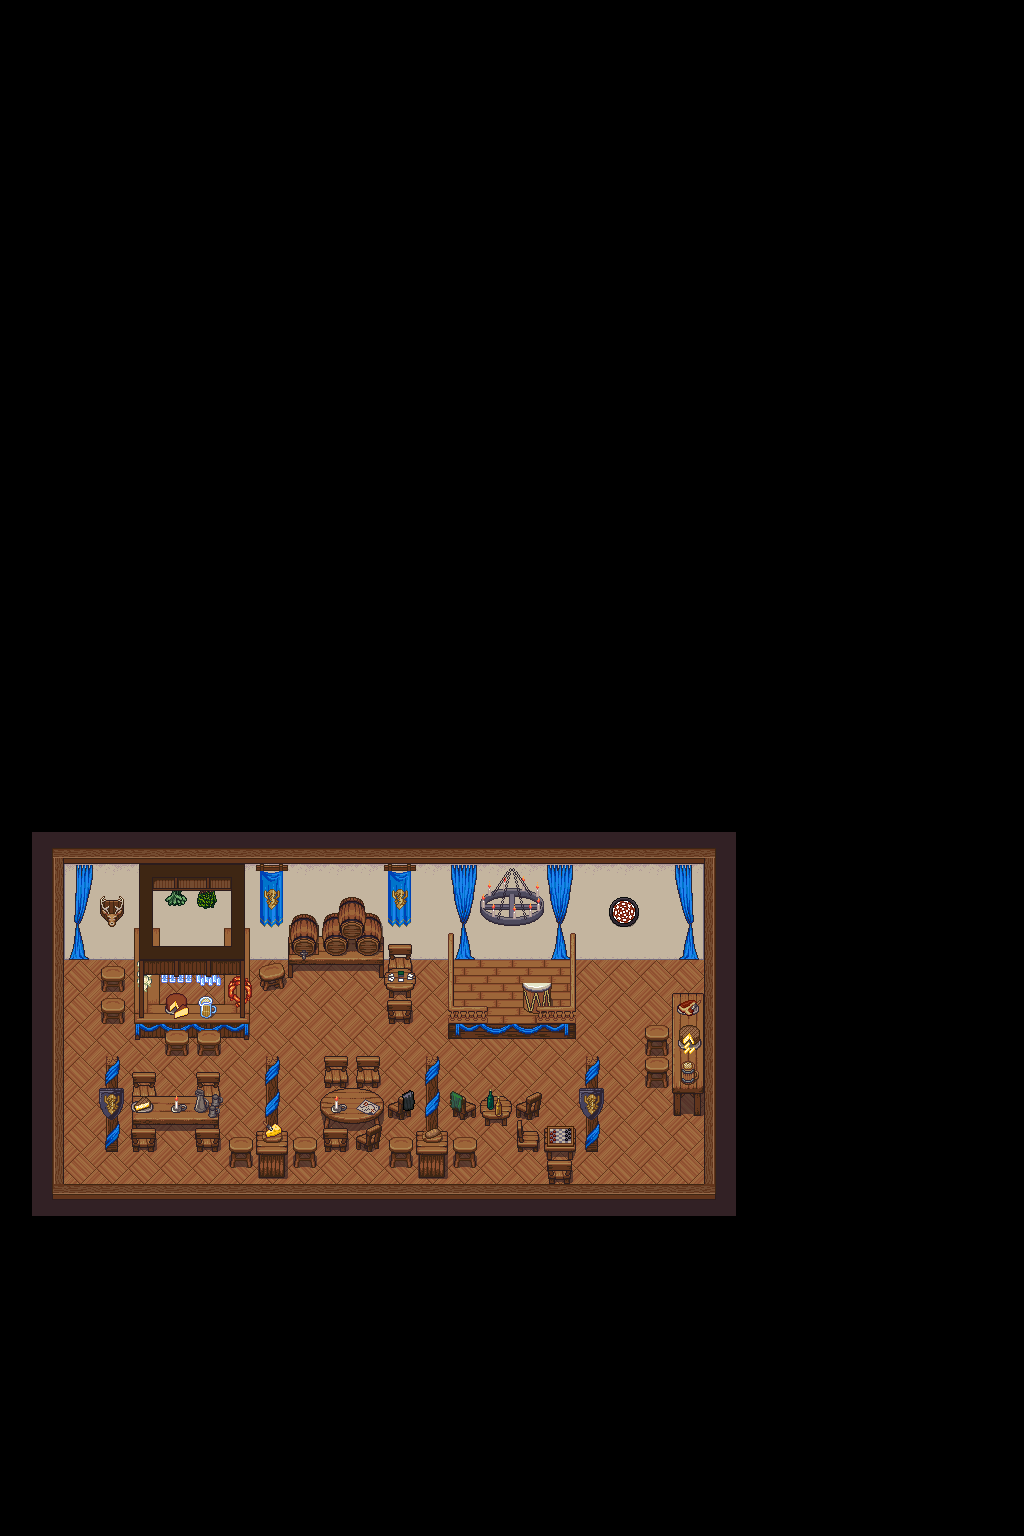

This is a level from a 2D game, rendered from its Tiled map with the project's own tilesets. A one-line summary and the map file follow, with tile-layer data summarised:
An orthogonal 32x48 tile map with 32x32 px tiles, 6 tile layers (Floor, Tile Layer 1, Tile Layer 2, Tile Layer 3, ...), 9 tilesets and 19 objects (big_entrance, exit_big_tavern, alchimiste).

<map version="1.10" tiledversion="1.11.2" orientation="orthogonal" renderorder="right-down" width="32" height="48" tilewidth="32" tileheight="32" infinite="0" nextlayerid="21" nextobjectid="33">
 <tileset firstgid="1" source="floors.tsx" />
 <tileset firstgid="2049" source="walls.tsx" />
 <tileset firstgid="8193" name="flute" tilewidth="64" tileheight="64" tilecount="273" columns="13">
  <image source="flautist.png" trans="ff00ff" width="832" height="1344" />
  <tile id="81">
   <animation>
    <frame tileid="81" duration="200" />
    <frame tileid="82" duration="100" />
    <frame tileid="83" duration="200" />
    <frame tileid="82" duration="100" />
   </animation>
  </tile>
 </tileset>
 <tileset firstgid="8466" name="lute" tilewidth="64" tileheight="64" tilecount="273" columns="13">
  <image source="lutist.png" trans="ff00ff" width="832" height="1344" />
  <tile id="183">
   <animation>
    <frame tileid="183" duration="100" />
    <frame tileid="184" duration="100" />
    <frame tileid="185" duration="100" />
    <frame tileid="186" duration="100" />
    <frame tileid="185" duration="100" />
    <frame tileid="183" duration="100" />
    <frame tileid="184" duration="100" />
    <frame tileid="185" duration="100" />
    <frame tileid="186" duration="100" />
    <frame tileid="187" duration="100" />
    <frame tileid="186" duration="100" />
   </animation>
  </tile>
  <tile id="185">
   <animation>
    <frame tileid="185" duration="200" />
    <frame tileid="184" duration="200" />
    <frame tileid="183" duration="200" />
    <frame tileid="183" duration="200" />
    <frame tileid="184" duration="200" />
    <frame tileid="185" duration="200" />
    <frame tileid="186" duration="200" />
   </animation>
  </tile>
 </tileset>
 <tileset firstgid="8739" name="drumstick" tilewidth="64" tileheight="64" tilecount="273" columns="13">
  <image source="drummer.png" trans="ff00ff" width="832" height="1344" />
  <tile id="186">
   <animation>
    <frame tileid="186" duration="200" />
    <frame tileid="185" duration="50" />
    <frame tileid="183" duration="100" />
    <frame tileid="182" duration="150" />
   </animation>
  </tile>
  <tile id="187">
   <animation>
    <frame tileid="187" duration="100" />
    <frame tileid="185" duration="100" />
    <frame tileid="183" duration="50" />
    <frame tileid="184" duration="100" />
    <frame tileid="186" duration="100" />
   </animation>
  </tile>
 </tileset>
 <tileset firstgid="9012" name="tavern-deco" tilewidth="32" tileheight="32" tilecount="896" columns="16">
  <image source="../tavern-deco.png" trans="ff00ff" width="512" height="1792" />
  <tile id="128">
   <animation>
    <frame tileid="128" duration="100" />
    <frame tileid="130" duration="100" />
    <frame tileid="132" duration="100" />
    <frame tileid="130" duration="100" />
   </animation>
  </tile>
  <tile id="129">
   <animation>
    <frame tileid="129" duration="100" />
    <frame tileid="131" duration="100" />
    <frame tileid="133" duration="100" />
    <frame tileid="131" duration="100" />
   </animation>
  </tile>
  <tile id="146">
   <animation>
    <frame tileid="146" duration="100" />
    <frame tileid="148" duration="100" />
    <frame tileid="150" duration="100" />
   </animation>
  </tile>
  <tile id="147">
   <animation>
    <frame tileid="147" duration="100" />
    <frame tileid="149" duration="100" />
    <frame tileid="151" duration="100" />
   </animation>
  </tile>
  <tile id="162">
   <animation>
    <frame tileid="162" duration="100" />
    <frame tileid="164" duration="100" />
    <frame tileid="166" duration="100" />
   </animation>
  </tile>
  <tile id="163">
   <animation>
    <frame tileid="163" duration="100" />
    <frame tileid="165" duration="100" />
    <frame tileid="167" duration="100" />
   </animation>
  </tile>
  <tile id="177">
   <animation>
    <frame tileid="177" duration="100" />
    <frame tileid="178" duration="100" />
    <frame tileid="179" duration="100" />
   </animation>
  </tile>
  <tile id="181">
   <animation>
    <frame tileid="181" duration="100" />
    <frame tileid="182" duration="100" />
    <frame tileid="183" duration="100" />
   </animation>
  </tile>
  <tile id="185">
   <animation>
    <frame tileid="185" duration="100" />
    <frame tileid="186" duration="100" />
    <frame tileid="187" duration="100" />
   </animation>
  </tile>
  <tile id="189">
   <animation>
    <frame tileid="189" duration="100" />
    <frame tileid="190" duration="100" />
    <frame tileid="191" duration="100" />
   </animation>
  </tile>
  <tile id="193">
   <animation>
    <frame tileid="193" duration="100" />
    <frame tileid="194" duration="100" />
    <frame tileid="195" duration="100" />
   </animation>
  </tile>
  <tile id="197">
   <animation>
    <frame tileid="197" duration="100" />
    <frame tileid="198" duration="100" />
    <frame tileid="199" duration="100" />
   </animation>
  </tile>
  <tile id="201">
   <animation>
    <frame tileid="201" duration="100" />
    <frame tileid="202" duration="100" />
    <frame tileid="203" duration="100" />
   </animation>
  </tile>
  <tile id="205">
   <animation>
    <frame tileid="205" duration="100" />
    <frame tileid="206" duration="100" />
    <frame tileid="207" duration="100" />
   </animation>
  </tile>
  <tile id="209">
   <animation>
    <frame tileid="209" duration="100" />
    <frame tileid="210" duration="100" />
    <frame tileid="211" duration="100" />
   </animation>
  </tile>
  <tile id="213">
   <animation>
    <frame tileid="213" duration="100" />
    <frame tileid="214" duration="100" />
    <frame tileid="215" duration="100" />
   </animation>
  </tile>
  <tile id="217">
   <animation>
    <frame tileid="217" duration="100" />
    <frame tileid="218" duration="100" />
    <frame tileid="219" duration="100" />
   </animation>
  </tile>
  <tile id="221">
   <animation>
    <frame tileid="221" duration="100" />
    <frame tileid="222" duration="100" />
    <frame tileid="223" duration="100" />
   </animation>
  </tile>
  <tile id="229">
   <animation>
    <frame tileid="229" duration="100" />
    <frame tileid="230" duration="100" />
    <frame tileid="231" duration="100" />
   </animation>
  </tile>
  <tile id="237">
   <animation>
    <frame tileid="237" duration="100" />
    <frame tileid="238" duration="100" />
    <frame tileid="239" duration="100" />
   </animation>
  </tile>
  <tile id="646">
   <animation>
    <frame tileid="646" duration="100" />
    <frame tileid="648" duration="100" />
    <frame tileid="650" duration="100" />
   </animation>
  </tile>
  <tile id="647">
   <animation>
    <frame tileid="647" duration="100" />
    <frame tileid="649" duration="100" />
    <frame tileid="651" duration="100" />
   </animation>
  </tile>
  <tile id="662">
   <animation>
    <frame tileid="662" duration="100" />
    <frame tileid="664" duration="100" />
    <frame tileid="666" duration="100" />
   </animation>
  </tile>
  <tile id="663">
   <animation>
    <frame tileid="663" duration="100" />
    <frame tileid="665" duration="100" />
    <frame tileid="667" duration="100" />
   </animation>
  </tile>
  <tile id="726">
   <animation>
    <frame tileid="726" duration="100" />
    <frame tileid="728" duration="100" />
    <frame tileid="730" duration="100" />
    <frame tileid="728" duration="100" />
   </animation>
  </tile>
  <tile id="727">
   <animation>
    <frame tileid="727" duration="100" />
    <frame tileid="729" duration="100" />
    <frame tileid="731" duration="100" />
    <frame tileid="729" duration="100" />
   </animation>
  </tile>
  <tile id="728">
   <animation>
    <frame tileid="728" duration="100" />
    <frame tileid="730" duration="100" />
    <frame tileid="728" duration="100" />
    <frame tileid="726" duration="100" />
   </animation>
  </tile>
  <tile id="729">
   <animation>
    <frame tileid="729" duration="100" />
    <frame tileid="731" duration="100" />
    <frame tileid="729" duration="100" />
    <frame tileid="727" duration="100" />
   </animation>
  </tile>
 </tileset>
 <tileset firstgid="9908" name="tavern-furniture" tilewidth="32" tileheight="32" tilecount="1024" columns="32">
  <image source="../tavern-furniture.png" trans="ff00ff" width="1024" height="1024" />
 </tileset>
 <tileset firstgid="10932" name="tavern-cooking" tilewidth="32" tileheight="32" tilecount="256" columns="16">
  <image source="../tavern-cooking.png" trans="ff00ff" width="512" height="512" />
  <tile id="82">
   <animation>
    <frame tileid="82" duration="100" />
    <frame tileid="83" duration="100" />
    <frame tileid="84" duration="100" />
    <frame tileid="85" duration="100" />
   </animation>
  </tile>
  <tile id="112">
   <animation>
    <frame tileid="112" duration="100" />
    <frame tileid="113" duration="100" />
    <frame tileid="114" duration="100" />
    <frame tileid="115" duration="100" />
    <frame tileid="116" duration="100" />
    <frame tileid="117" duration="100" />
   </animation>
  </tile>
  <tile id="128">
   <animation>
    <frame tileid="128" duration="100" />
    <frame tileid="129" duration="100" />
    <frame tileid="130" duration="100" />
    <frame tileid="131" duration="100" />
    <frame tileid="132" duration="100" />
    <frame tileid="133" duration="100" />
   </animation>
  </tile>
  <tile id="216">
   <animation>
    <frame tileid="216" duration="100" />
    <frame tileid="218" duration="100" />
    <frame tileid="220" duration="100" />
    <frame tileid="222" duration="100" />
   </animation>
  </tile>
  <tile id="217">
   <animation>
    <frame tileid="217" duration="100" />
    <frame tileid="219" duration="100" />
    <frame tileid="221" duration="100" />
    <frame tileid="223" duration="100" />
   </animation>
  </tile>
  <tile id="240">
   <animation>
    <frame tileid="240" duration="100" />
    <frame tileid="242" duration="100" />
    <frame tileid="244" duration="100" />
    <frame tileid="246" duration="100" />
   </animation>
  </tile>
  <tile id="241">
   <animation>
    <frame tileid="241" duration="100" />
    <frame tileid="243" duration="100" />
    <frame tileid="245" duration="100" />
    <frame tileid="247" duration="100" />
   </animation>
  </tile>
 </tileset>
 <tileset firstgid="11188" name="container" tilewidth="32" tileheight="32" tilecount="1024" columns="16">
  <image source="container2.png" trans="ff00ff" width="512" height="2048" />
 </tileset>
 <layer id="3" name="Floor" width="32" height="48">
  <data>[1536 cells, 264 non-empty, 18 distinct tile ids]</data>
 </layer>
 <layer id="1" name="Tile Layer 1" width="32" height="48">
  <data>[1536 cells, 53 non-empty, 30 distinct tile ids]</data>
 </layer>
 <layer id="2" name="Tile Layer 2" width="32" height="48">
  <data>[1536 cells, 51 non-empty, 36 distinct tile ids]</data>
 </layer>
 <layer id="7" name="Tile Layer 3" width="32" height="48">
  <data>[1536 cells, 58 non-empty, 41 distinct tile ids]</data>
 </layer>
 <objectgroup id="12" name="Object Layer 1">
  <object id="13" gid="8274" x="480" y="1024" width="64" height="64" />
  <object id="14" gid="8651" x="448" y="992" width="64" height="64" />
  <object id="15" gid="8925" x="512" y="992" width="64" height="64" />
 </objectgroup>
 <layer id="6" name="Tile Layer 4" width="32" height="48">
  <data>[1536 cells, 9 non-empty, 6 distinct tile ids]</data>
 </layer>
 <layer id="4" name="Ceiling" width="32" height="48">
  <data>[1536 cells, 94 non-empty, 28 distinct tile ids]</data>
 </layer>
 <objectgroup id="17" name="Collision">
  <object id="16" x="137.333" y="1103.33" width="76.6667" height="15.3333" />
  <object id="17" x="148.667" y="946" width="90.6667" height="68" />
  <object id="18" x="461.333" y="960.667" width="105.333" height="55.3333" />
  <object id="19" x="296.667" y="936.667" width="78.6667" height="27.3333" />
  <object id="20" x="325.333" y="1090.67" width="52" height="30.6667" />
  <object id="21" x="673.333" y="997.333" width="32" height="85.3333" />
  <object id="22" x="546.667" y="1130.67" width="24" height="32" />
  <object id="23" x="419.333" y="1135.33" width="23.3333" height="18" />
  <object id="25" x="64" y="862" width="640.667" height="82.6667" />
  <object id="26" x="706" y="861.333" width="14.6667" height="332.667" />
  <object id="27" x="51.3333" y="1183.33" width="654.667" height="18.6667" />
  <object id="28" x="29.3333" y="860.667" width="33.3333" height="322.667" />
  <object id="32" x="677.333" y="1082.67" width="25.3333" height="46" />
 </objectgroup>
 <objectgroup id="18" name="Spawn">
  <object id="29" name="big_entrance" x="77.3333" y="1067.33" />
 </objectgroup>
 <objectgroup id="19" name="Transitions">
  <object id="30" name="exit_big_tavern" x="82" y="1054">
   <properties>
    <property name="target_map" value="village.tmx" />
    <property name="target_spawn" value="spawn_exit_big_tavern" />
   </properties>
  </object>
 </objectgroup>
 <objectgroup id="20" name="NPCs">
  <object id="31" name="alchimiste" x="690" y="1125.33">
   <properties>
    <property name="scale" type="float" value="0.12" />
   </properties>
  </object>
 </objectgroup>
</map>
